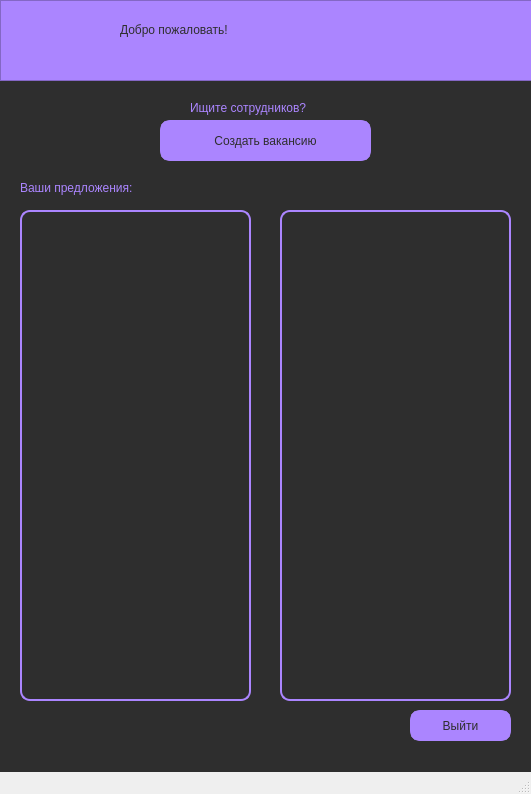
<?xml version="1.0" encoding="UTF-8"?>
<ui version="4.0">
 <class>MainWindow</class>
 <widget class="QMainWindow" name="MainWindow">
  <property name="geometry">
   <rect>
    <x>0</x>
    <y>0</y>
    <width>531</width>
    <height>794</height>
   </rect>
  </property>
  <property name="windowTitle">
   <string>MainWindow</string>
  </property>
  <widget class="QWidget" name="centralwidget">
   <property name="styleSheet">
    <string notr="true">background: #2E2E2E</string>
   </property>
   <widget class="QFrame" name="frame">
    <property name="geometry">
     <rect>
      <x>0</x>
      <y>0</y>
      <width>651</width>
      <height>81</height>
     </rect>
    </property>
    <property name="styleSheet">
     <string notr="true">background: #AB85FF</string>
    </property>
    <property name="frameShape">
     <enum>QFrame::StyledPanel</enum>
    </property>
    <property name="frameShadow">
     <enum>QFrame::Raised</enum>
    </property>
    <widget class="QLabel" name="label_username">
     <property name="geometry">
      <rect>
       <x>120</x>
       <y>20</y>
       <width>291</width>
       <height>20</height>
      </rect>
     </property>
     <property name="styleSheet">
      <string notr="true">font: 20pt &quot;Fulbo Argenta&quot;;
color: #2E2E2E</string>
     </property>
     <property name="text">
      <string>Добро пожаловать!</string>
     </property>
    </widget>
   </widget>
   <widget class="QPushButton" name="entry">
    <property name="geometry">
     <rect>
      <x>160</x>
      <y>120</y>
      <width>211</width>
      <height>41</height>
     </rect>
    </property>
    <property name="styleSheet">
     <string notr="true">border-radius: 10px;
border: 6px solid #AB85FF;
background: #AB85FF;
font: 10pt &quot;Fulbo Argenta&quot;;
color: #2E2E2E</string>
    </property>
    <property name="text">
     <string>Создать вакансию</string>
    </property>
   </widget>
   <widget class="QTextBrowser" name="textBrowser">
    <property name="geometry">
     <rect>
      <x>20</x>
      <y>210</y>
      <width>231</width>
      <height>491</height>
     </rect>
    </property>
    <property name="styleSheet">
     <string notr="true">bachground-color: #2E2E2E;
border: 2px solid #AB85FF;
border-radius: 10px;
font: 8pt &quot;Fulbo Argenta&quot;;
color: #AB85FF</string>
    </property>
   </widget>
   <widget class="QTextBrowser" name="textBrowser_2">
    <property name="geometry">
     <rect>
      <x>280</x>
      <y>210</y>
      <width>231</width>
      <height>491</height>
     </rect>
    </property>
    <property name="styleSheet">
     <string notr="true">bachground-color: #2E2E2E;
border: 2px solid #AB85FF;
border-radius: 10px;
font: 8pt &quot;Fulbo Argenta&quot;;
color: #AB85FF</string>
    </property>
   </widget>
   <widget class="QPushButton" name="exit_admin">
    <property name="geometry">
     <rect>
      <x>410</x>
      <y>710</y>
      <width>101</width>
      <height>31</height>
     </rect>
    </property>
    <property name="styleSheet">
     <string notr="true">border-radius: 10px;
border: 6px solid #AB85FF;
background: #AB85FF;
font: 10pt &quot;Fulbo Argenta&quot;;
color: #2E2E2E</string>
    </property>
    <property name="text">
     <string>Выйти</string>
    </property>
   </widget>
   <widget class="QLabel" name="label">
    <property name="geometry">
     <rect>
      <x>20</x>
      <y>180</y>
      <width>191</width>
      <height>16</height>
     </rect>
    </property>
    <property name="styleSheet">
     <string notr="true">font: 10pt &quot;Fulbo Argenta&quot;;
color: #AB85FF</string>
    </property>
    <property name="text">
     <string>Ваши предложения:</string>
    </property>
   </widget>
   <widget class="QLabel" name="label_2">
    <property name="geometry">
     <rect>
      <x>190</x>
      <y>100</y>
      <width>141</width>
      <height>16</height>
     </rect>
    </property>
    <property name="styleSheet">
     <string notr="true">font: 10pt &quot;Fulbo Argenta&quot;;
color: #AB85FF</string>
    </property>
    <property name="text">
     <string>Ищите сотрудников?</string>
    </property>
   </widget>
  </widget>
  <widget class="QMenuBar" name="menubar">
   <property name="geometry">
    <rect>
     <x>0</x>
     <y>0</y>
     <width>531</width>
     <height>21</height>
    </rect>
   </property>
  </widget>
  <widget class="QStatusBar" name="statusbar"/>
 </widget>
 <resources/>
 <connections/>
</ui>
